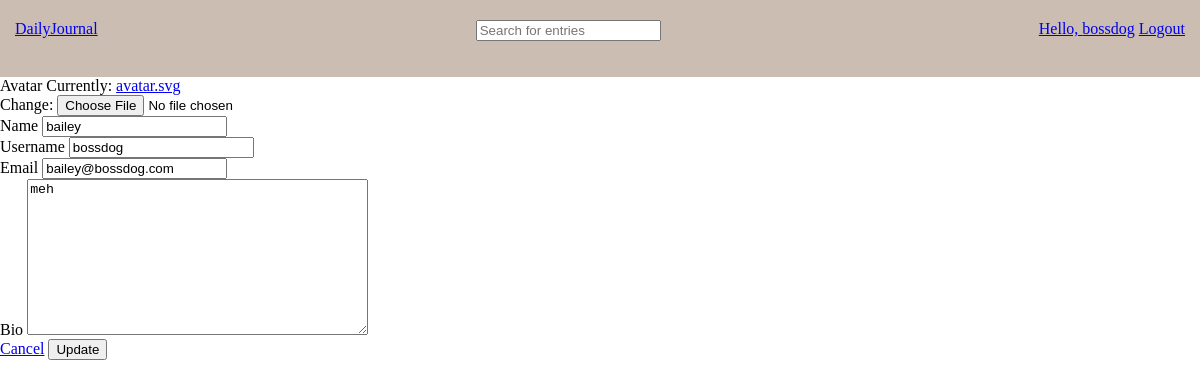
The app's page /update-user/ (signed in) with its own data.
### base/models.py (models this page shows)
class User(AbstractUser):
    name = models.CharField(max_length=200, null=True)
    email = models.EmailField(unique=True, null=True)
    bio = models.TextField(null=True)
    avatar = models.ImageField(null=True, default="avatar.svg")
    USERNAME_FIELD = 'email'
    REQUIRED_FIELDS = ['username']

### base/views.py (the view)
# urls.py: path('update-user/', views.updateUser, name='update-user'),
@login_required(login_url = 'login')
def updateUser(request):
    user = request.user
    form = UserForm(instance=user)
    if request.method == 'POST':
        form = UserForm(request.POST, request.FILES, instance=user)
        if form.is_valid():
            form.save()
            return redirect('update-user')
    return render(request, 'base/update_user.html', {'form': form})

### base/forms.py
class UserForm(ModelForm):
    class Meta:
        model = User
        fields = ['avatar', 'name', 'username', 'email', 'bio']

### base/templates/base/update_user.html (shortened to what this page needs)
{% extends 'main.html' %}
{% block content %}
<form class="form" action="" method="POST" enctype="multipart/form-data">
    {% for field in form %}
    <div class="form__group">
      <label for="profile_pic">{{field.label}}</label>
      {{field}}
    </div>
    {% endfor %}
    <div class="form__action">
      <a href="{% url 'home' %}">Cancel</a>
      <button  type="submit">Update</button>
    </div>
  </form>
{% endblock %}

### templates/navbar.html (shortened to what this page needs)
{% load static %}
{% if user.is_authenticated %}
<link rel="stylesheet" href="{% static 'styles/main.css' %}">
<div class="navbar">
    <div class="logo">
        <a href="{% url 'home' %}">DailyJournal</a>
    </div>
    <div class="search-items">
        <form action="" method="POST">
         <input type="text" name="searched" placeholder = "Search for entries" />
        </form>
    </div>
    <div class="links">
        {% if user.is_authenticated %}
        <a href="{% url 'update-user' %}">Hello, {{request.user.username}}</a>
        <a href="{% url 'logout' %}">Logout</a>
        {% else %}
        <a href="{% url 'login' %}">Login/SignUp</a>
        {% endif %}
    </div>
    {% else %}
    <a href="{% url 'login' %}">Login</a>
    {% endif %}
</div>

### static/styles/main.css (style rules this page uses)
.navbar { display: flex; flex-direction: row; justify-content: space-between; padding: 20px 15px; background-color: rgb(203, 189, 177); }
.search-items { display: flex; justify-content: space-between; flex-direction: row; }

### records on screen
User: user.username "bossdog", form "bailey" "bossdog" "bailey@bossdog.com" "meh"

### other values on screen
{{ field.label }} "Avatar" "Name" "Username" "Email" "Bio"
